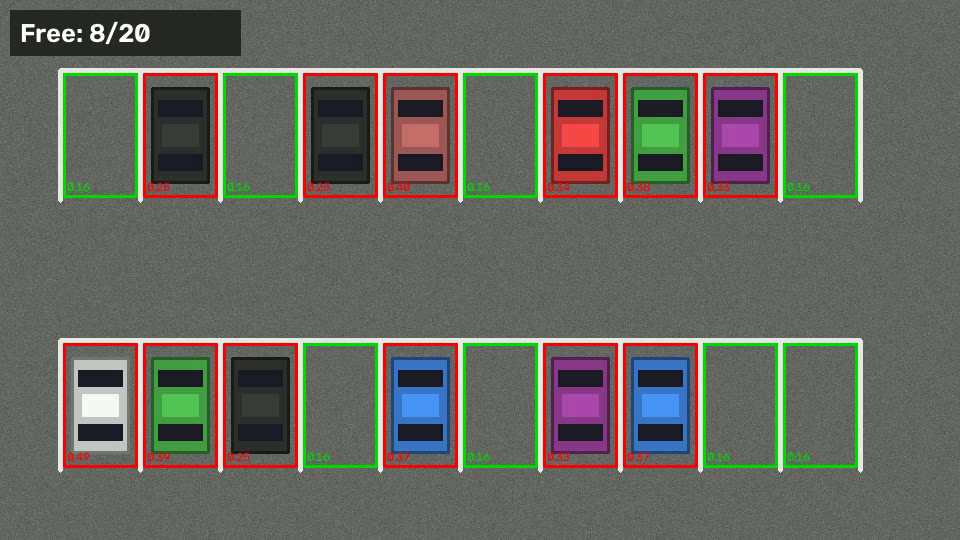
#> input picture data/sample_frame.png, 960 x 540 px
$ python -i train_classifier.py   (imports and definitions only)   (older library calls are emulated)
#> lines starting #> are read from the running program, lines starting #| are printed output that depends on the picture; after the words box and inside, x2 and y2 are one past the last pixel; in counts of white or black regions, pixels touching at a corner belong together
### detector.py
"""Core parking-spot occupancy detection.

Approach: convert the frame to grayscale, blur, apply adaptive thresholding
so edges/texture (cars) become white pixels, then count white pixels inside
each marked parking spot. A mostly-empty spot has little texture, so its
white-pixel count stays low; a parked car pushes the count above a threshold.
"""

import json
from dataclasses import dataclass

import cv2
import numpy as np


@dataclass
class Spot:
    x: int
    y: int
    w: int
    h: int
    occupied: bool = False
    fill_ratio: float = 0.0  # fraction of thresholded pixels inside the spot


# [12 lines left out: functions load_spots, save_spots, not called in this run]


def preprocess(frame):
    """Turn a BGR frame into a binary texture map used for occupancy checks."""
    gray = cv2.cvtColor(frame, cv2.COLOR_BGR2GRAY)
    blur = cv2.GaussianBlur(gray, (3, 3), 1)
    thresh = cv2.adaptiveThreshold(
        blur, 255,
        cv2.ADAPTIVE_THRESH_GAUSSIAN_C,
        cv2.THRESH_BINARY_INV,
        25, 16,
    )
    thresh = cv2.medianBlur(thresh, 5)
    kernel = np.ones((3, 3), np.uint8)
    thresh = cv2.dilate(thresh, kernel, iterations=1)
    return thresh


# [28 lines left out: functions update_spots, draw_overlay, not called in this run]

### train_classifier.py
"""Train a texture-feature classifier on CNRPark and report held-out metrics.

Instead of a single fill-ratio threshold, each spot patch is described by a
small vector of hand-crafted texture/edge features, and a logistic regression
learns the free-vs-busy boundary.

Protocol (cross-camera generalization, matches the CNRPark literature):
    train on camera A  ->  test on camera B (never seen during training)

Usage:
    python train_classifier.py --data data/cnrpark
Saves the trained model to data/spot_classifier.joblib.
"""

import argparse
import os

import cv2
import joblib
import numpy as np
from sklearn.linear_model import LogisticRegression
from sklearn.metrics import (accuracy_score, confusion_matrix, f1_score,
                             precision_score, recall_score)
from sklearn.pipeline import make_pipeline
from sklearn.preprocessing import StandardScaler

from detector import preprocess
from eval_cnrpark import collect


def extract_features(img):
    """Small texture/edge feature vector for one BGR spot patch."""
    img = cv2.resize(img, (96, 96))
    gray = cv2.cvtColor(img, cv2.COLOR_BGR2GRAY)

    thresh = preprocess(img)
    fill_ratio = cv2.countNonZero(thresh) / thresh.size

    edges = cv2.Canny(gray, 50, 150)
    edge_density = cv2.countNonZero(edges) / edges.size

    lap_var = cv2.Laplacian(gray, cv2.CV_64F).var()

    hsv = cv2.cvtColor(img, cv2.COLOR_BGR2HSV)
    sat_mean = hsv[:, :, 1].mean()

    # gradient energy split into a coarse 3x3 grid captures where the
    # texture is (cars fill the center; asphalt texture is uniform)
    gx = cv2.Sobel(gray, cv2.CV_32F, 1, 0)
    gy = cv2.Sobel(gray, cv2.CV_32F, 0, 1)
    mag = cv2.magnitude(gx, gy)
    cells = [mag[r:r + 32, c:c + 32].mean()
             for r in range(0, 96, 32) for c in range(0, 96, 32)]

    return [fill_ratio, edge_density, lap_var,
            gray.mean(), gray.std(), sat_mean, *cells]


# [43 lines left out: functions load_features, main, not called in this run]


# [2 lines not run here, left out]

>>> import cv2
>>> picture = cv2.imread('data/sample_frame.png')
#> picture is the input picture: shape (540, 960, 3); mean B, G, R 94.7, 101.7, 103.2
>>> result = extract_features(picture)
#> in extract_features, `img = cv2.resize(img, (96, 96))`:
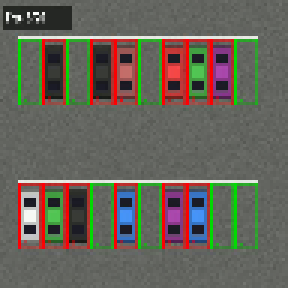
#> img: shape (96, 96, 3) (shown 3 times larger); mean of channels 0, 1, 2 88.3, 98.4, 102.6; drawn as B, G, R
#> in preprocess, `blur = cv2.GaussianBlur(gray, (3, 3), 1)`:
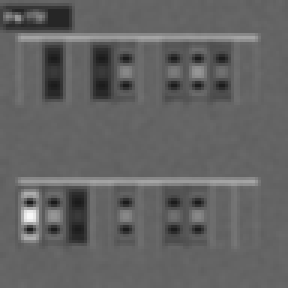
#> blur: shape (96, 96) (shown 3 times larger); min 27, max 247, mean 98.6
#> in preprocess, `thresh = cv2.adaptiveThreshold( blur, 255, cv2.ADAPTIVE_THRESH_GAUSSIA..`:
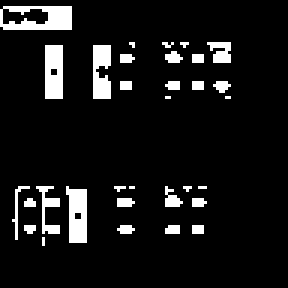
#> thresh: shape (96, 96) (shown 3 times larger); 8.6% white; 32 white regions (24 under 20 px), largest, box (x1, y1, x2, y2) and area: (0, 2, 24, 10) 134, (22, 62, 29, 81) 107, (15, 15, 21, 33) 104
#> in preprocess, `thresh = cv2.medianBlur(thresh, 5)`: thresh: shape (96, 96); 5.1% white; 18 white regions (12 under 20 px), largest, box (x1, y1, x2, y2) and area: (23, 63, 29, 81) 98, (15, 15, 21, 33) 96, (31, 15, 37, 33) 74, (14, 2, 24, 10) 67, (71, 15, 77, 21) 27, (5, 7, 12, 10) 21
#> in preprocess, `thresh = cv2.dilate(thresh, kernel, iterations=1)`:
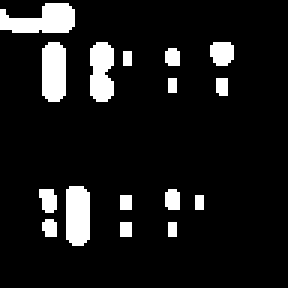
#> thresh: shape (96, 96) (shown 3 times larger); 9.9% white; 16 white regions (4 under 20 px), largest, box (x1, y1, x2, y2) and area: (0, 1, 25, 11) 175, (22, 62, 30, 82) 150, (14, 14, 22, 34) 148
#> in extract_features, `fill_ratio = cv2.countNonZero(thresh) / thresh.size`: fill_ratio = 0.0988
#> in extract_features, `edges = cv2.Canny(gray, 50, 150)`:
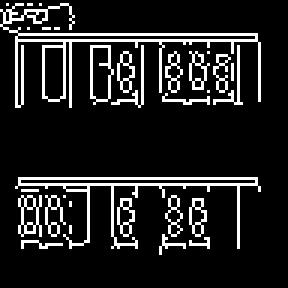
#> edges: shape (96, 96) (shown 3 times larger); 12.7% white in thin lines or dots, all inside (x1, y1, x2, y2) = (0, 1, 87, 85)
#> in extract_features, `edge_density = cv2.countNonZero(edges) / edges.size`: edge_density = 0.127
#> in extract_features, `lap_var = cv2.Laplacian(gray, cv2.CV_64F).var()`: lap_var = 4114
#> in extract_features, `hsv = cv2.cvtColor(img, cv2.COLOR_BGR2HSV)`: hsv: shape (96, 96, 3); mean H, S, V 47.3, 49.8, 116.1
#> in extract_features, `sat_mean = hsv[:, :, 1].mean()`: sat_mean = 49.75
#> in extract_features, `gy = cv2.Sobel(gray, cv2.CV_32F, 0, 1)`:
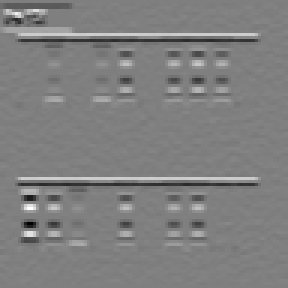
#> gy: shape (96, 96) float32 (shown 3 times larger); min -876, max 871, mean 0; drawn with min black and max white
#> in extract_features, `mag = cv2.magnitude(gx, gy)`:
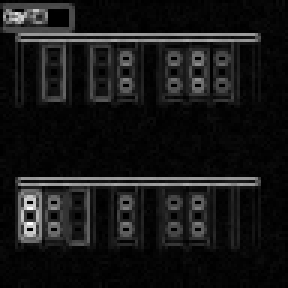
#> mag: shape (96, 96) float32 (shown 3 times larger); min 0, max 876, mean 78.9; drawn with min black and max white
#> in extract_features, `cells = [mag[r:r + 32, c:c + 32].mean() for r in range(0, 96, 32) for ..`: cells = [131.7, 105.5, 81.88, 57.08, 59.99, 46.84, 119.3, 63.99, 43.66]
#> result = [0.0988, 0.127, 4114, 98.61, 28.54, 49.75, 131.7, 105.5, 81.88, 57.08, 59.99, 46.84, 119.3, 63.99, 43.66]
